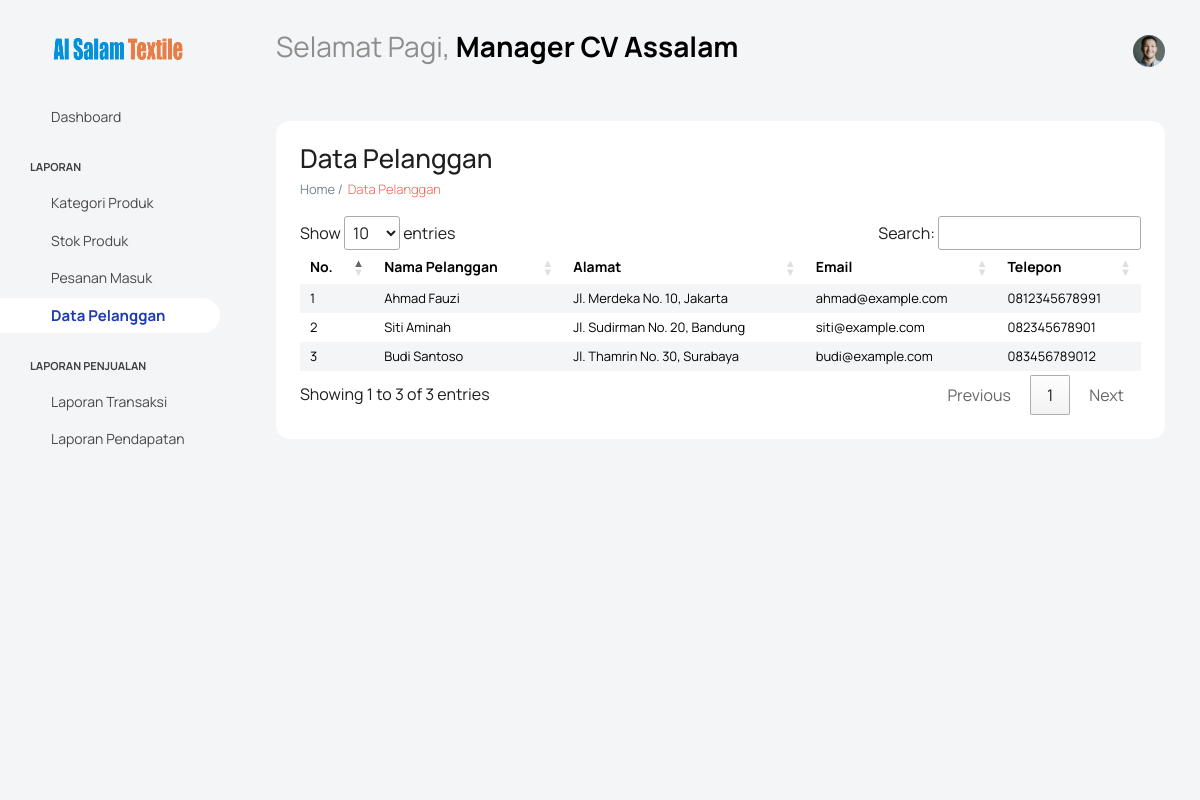
The app's page /index.php?page=data-pelanggan (signed in) with its own data.
### tables this page shows
CREATE TABLE IF NOT EXISTS `pelanggan` (
  `id` int NOT NULL AUTO_INCREMENT,
  `nama` varchar(255) NOT NULL,
  `alamat` text,
  `telepon` varchar(20) DEFAULT NULL,
  `email` varchar(255) DEFAULT NULL,
  PRIMARY KEY (`id`)
);

### src/pages/admin/data-pelanggan.php (the view, shortened to what this page needs)
<?php
include('src/config/koneksi.php');
$sql = "SELECT id, nama, alamat, email, telepon FROM pelanggan";
$result = $conn->query($sql);
?>
<div class="col-lg-12 grid-margin stretch-card">
    <div class="card">
        <div class="card-body">
            <h2 class="mb-2">Data Pelanggan</h2>
            <p class="card-description"> Home /<code>Data Pelanggan</code></p>
            <div class="table-responsive">
                <table class="table table-striped">
                    <thead>
                        <tr>
                            <th>No.</th>
                            <th>Nama Pelanggan</th>
                            <th>Alamat</th>
                            <th>Email</th>
                            <th>Telepon</th>
                        </tr>
                    </thead>
                    <tbody>
                        <?php
                        if ($result->num_rows > 0) {
                            $no = 1;
                            while ($row = $result->fetch_assoc()) {
                                echo "<tr>";
                                echo "<td>" . $no++ . "</td>";
                                echo "<td>" . $row["nama"] . "</td>";
                                echo "<td>" . $row["alamat"] . "</td>";
                                echo "<td>" . $row["email"] . "</td>";
                                echo "<td>" . $row["telepon"] . "</td>";
                            }
                        } else {
                            echo "<tr><td colspan='6'>Tidak ada pelanggan ditemukan</td></tr>";
                        }
                        ?>
                    </tbody>
                </table>
            </div>
        </div>
    </div>
</div>

### index.php (style rules this page uses)
table.dataTable thead th, table.dataTable thead td { border-bottom: none !important; }
table.dataTable.no-footer { border-bottom: none !important; }
table.dataTable tbody th, table.dataTable tbody td { border-top: none !important; }
table.dataTable { border-collapse: collapse; }
table.dataTable td, table.dataTable th { border: none !important; }

### records on screen
pelanggan: nama "Ahmad Fauzi", alamat "Jl. Merdeka No. 10, Jakarta", email "ahmad@example.com", telepon "0812345678991"
pelanggan: nama "Siti Aminah", alamat "Jl. Sudirman No. 20, Bandung", email "siti@example.com", telepon "082345678901"
pelanggan: nama "Budi Santoso", alamat "Jl. Thamrin No. 30, Surabaya", email "budi@example.com", telepon "083456789012"

### other values on screen
$_SESSION['nama_lengkap'] "Manager CV Assalam"
